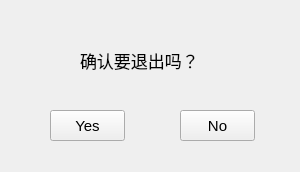
<?xml version="1.0" encoding="UTF-8"?>
<ui version="4.0">
 <class>Exit</class>
 <widget class="QWidget" name="Exit">
  <property name="geometry">
   <rect>
    <x>0</x>
    <y>0</y>
    <width>300</width>
    <height>172</height>
   </rect>
  </property>
  <property name="windowTitle">
   <string>Exit</string>
  </property>
  <widget class="QLabel" name="label">
   <property name="geometry">
    <rect>
     <x>80</x>
     <y>40</y>
     <width>211</width>
     <height>41</height>
    </rect>
   </property>
   <property name="sizePolicy">
    <sizepolicy hsizetype="Preferred" vsizetype="Preferred">
     <horstretch>0</horstretch>
     <verstretch>0</verstretch>
    </sizepolicy>
   </property>
   <property name="font">
    <font>
     <pointsize>13</pointsize>
    </font>
   </property>
   <property name="text">
    <string>确认要退出吗？</string>
   </property>
  </widget>
  <widget class="QPushButton" name="pushButton">
   <property name="geometry">
    <rect>
     <x>50</x>
     <y>110</y>
     <width>75</width>
     <height>31</height>
    </rect>
   </property>
   <property name="font">
    <font>
     <pointsize>11</pointsize>
    </font>
   </property>
   <property name="text">
    <string>Yes</string>
   </property>
  </widget>
  <widget class="QPushButton" name="pushButton_2">
   <property name="geometry">
    <rect>
     <x>180</x>
     <y>110</y>
     <width>75</width>
     <height>31</height>
    </rect>
   </property>
   <property name="font">
    <font>
     <pointsize>11</pointsize>
    </font>
   </property>
   <property name="text">
    <string>No</string>
   </property>
  </widget>
 </widget>
 <resources/>
 <connections/>
</ui>
